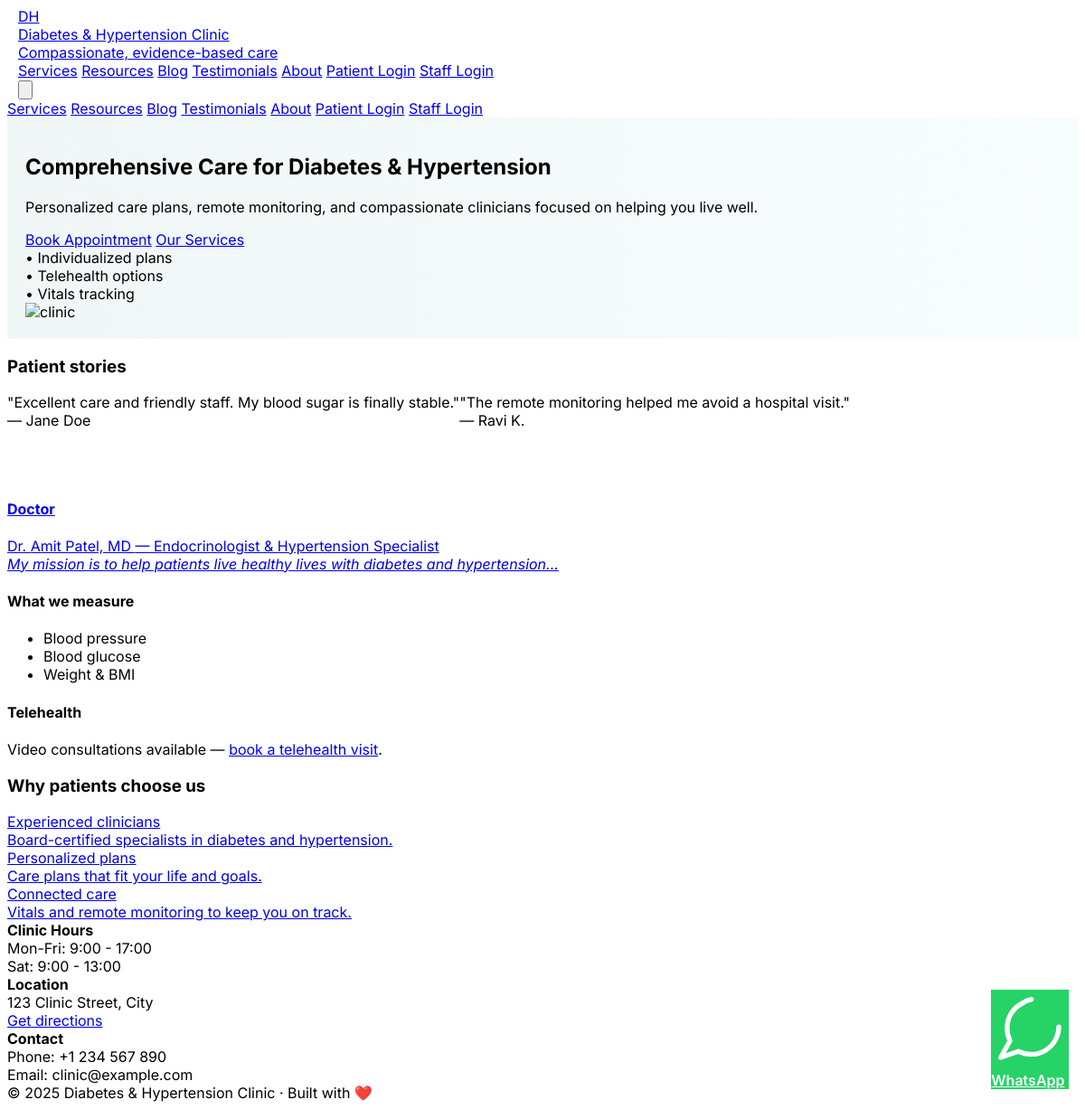
The page / on the database its author committed.
### clinic_website/clinic_app.py (models this page shows)
class Testimonial(db.Model):
    id = db.Column(db.Integer, primary_key=True)
    author = db.Column(db.String(120))
    text = db.Column(db.String(600))
    featured = db.Column(db.Boolean, default=False)
    created_at = db.Column(db.DateTime, default=datetime.utcnow)

### clinic_website/clinic_app.py (the view)
@app.route('/')
def home():
  try:
    t = Testimonial.query.filter_by(featured=True).order_by(Testimonial.created_at.desc()).limit(5).all()
    if not t:
      t = Testimonial.query.order_by(Testimonial.created_at.desc()).limit(5).all()
  except Exception:
    t = Testimonial.query.order_by(Testimonial.created_at.desc()).limit(5).all()
  return render_template('home.html', title='Home', testimonials=t)

### clinic_website/clinic_app.py (called while the page is built)
@app.context_processor
def inject_common():
  phone = os.environ.get('CLINIC_PHONE', '+1234567890')
  wa_num = os.environ.get('CLINIC_WHATSAPP', phone)
  wa_clean = ''.join([c for c in wa_num if c.isdigit()])
  return {
    'now': datetime.utcnow(),
    'doctor_name': os.environ.get('DOCTOR_NAME', 'Amit Patel, MD'),
    'doctor_bio': os.environ.get('DOCTOR_BIO', 'My mission is to help patients live healthy lives with diabetes and hypertension...'),
    'doctor_title': os.environ.get('DOCTOR_TITLE', 'Endocrinologist & Hypertension Specialist'),
    'clinic_phone': phone,
    'clinic_whatsapp': wa_clean,
    'clinic_email': os.environ.get('CLINIC_EMAIL', 'clinic@example.com')
  }

### clinic_website/templates/home.html
{% extends 'base.html' %}
{% block content %}
  <section class="hero-gradient rounded-lg p-8 mt-6 grid md:grid-cols-2 gap-6 items-center">
    <div class="space-y-4">
      <h1 class="text-4xl md:text-5xl font-extrabold">Comprehensive Care for Diabetes & Hypertension</h1>
      <p class="text-lg text-gray-700 max-w-xl">Personalized care plans, remote monitoring, and compassionate clinicians focused on helping you live well.</p>
      <div class="mt-6 flex gap-3">
        <a href="/book" class="inline-flex items-center gap-2 px-5 py-3 bg-[color:var(--primary)] text-white rounded-lg shadow hover:scale-[1.01] transition">Book Appointment</a>
        <a href="/services" class="inline-flex items-center gap-2 px-5 py-3 border rounded-lg text-gray-700 hover:bg-gray-50">Our Services</a>
      </div>
      <div class="mt-6 flex gap-3 text-sm text-gray-500">
        <div class="flex items-center gap-2"><span class="font-semibold">•</span> Individualized plans</div>
        <div class="flex items-center gap-2"><span class="font-semibold">•</span> Telehealth options</div>
        <div class="flex items-center gap-2"><span class="font-semibold">•</span> Vitals tracking</div>
      </div>
    </div>
    <div class="rounded overflow-hidden shadow-lg">
      <img src="https://images.unsplash.com/photo-1542744173-05336fcc7ad4?q=80&w=1400&auto=format&fit=crop&ixlib=rb-4.0.3&s=example" alt="clinic" class="w-full h-full object-cover" />
    </div>
  </section>
  <section class="mt-8">
    <div id="home-testimonials" class="bg-white rounded-2xl p-6 shadow">
      <h3 class="text-xl font-semibold">Patient stories</h3>
      <div class="mt-4 testimonials-wrapper overflow-hidden">
        <div class="testimonial-track flex gap-4 transition-transform duration-500">
          {% for t in testimonials %}
            <div class="testimonial-item flex-shrink-0 w-full sm:w-3/4 lg:w-1/3 bg-white rounded-xl shadow p-4">
              <div class="italic text-gray-700 text-lg">"{{ t.text }}"</div>
              <div class="mt-3 text-sm font-semibold">— {{ t.author }}</div>
            </div>
          {% else %}
            <div class="testimonial-item p-4">No testimonials yet.</div>
          {% endfor %}
        </div>
      </div>
    </div>
  </section>
  <section class="mt-10 grid md:grid-cols-3 gap-6">
    <a href="/about" class="block bg-white rounded-xl shadow p-6 hover:shadow-lg transition no-underline">
      <h4 class="font-semibold">Doctor</h4>
      <div class="mt-3 text-sm text-gray-700">Dr. {{ doctor_name }} — {{ doctor_title }}<br/><em class="text-xs text-gray-500">{{ doctor_bio }}</em></div>
    </a>
    <div class="bg-white rounded-xl shadow p-6 hover:shadow-lg transition">
      <h4 class="font-semibold">What we measure</h4>
      <ul class="text-sm text-gray-700 list-disc list-inside mt-2"><li>Blood pressure</li><li>Blood glucose</li><li>Weight & BMI</li></ul>
    </div>
    <div class="bg-white rounded-xl shadow p-6 hover:shadow-lg transition">
      <h4 class="font-semibold">Telehealth</h4>
      <div class="mt-2 text-sm text-gray-700">Video consultations available — <a href="/telehealth" class="underline text-blue-600">book a telehealth visit</a>.</div>
    </div>
  </section>
  <section class="mt-10">
    <div class="bg-white rounded-xl p-6 shadow">
      <h3 class="text-xl font-semibold">Why patients choose us</h3>
      <div class="mt-4 grid md:grid-cols-3 gap-4">
        <a href="/testimonials" class="block p-4 bg-white rounded-xl shadow hover:shadow-lg transition no-underline">
          <div class="font-bold">Experienced clinicians</div>
          <div class="text-sm text-gray-600">Board-certified specialists in diabetes and hypertension.</div>
        </a>
        <a href="/testimonials" class="block p-4 bg-white rounded-xl shadow hover:shadow-lg transition no-underline">
          <div class="font-bold">Personalized plans</div>
          <div class="text-sm text-gray-600">Care plans that fit your life and goals.</div>
        </a>
        <a href="/testimonials" class="block p-4 bg-white rounded-xl shadow hover:shadow-lg transition no-underline">
          <div class="font-bold">Connected care</div>
          <div class="text-sm text-gray-600">Vitals and remote monitoring to keep you on track.</div>
        </a>
      </div>
    </div>
  </section>
{% endblock %}

### clinic_website/static/css/styles.css (style rules this page uses)
:root { --primary:#0f766e; --accent:#0ea5a3; }
body { font-family:Inter,ui-sans-serif,system-ui,-apple-system,'Segoe UI',Roboto,'Helvetica Neue',Arial }
.hero-gradient { background:linear-gradient(90deg,rgba(15,118,110,0.06),rgba(14,165,233,0.03));padding:1.25rem }
html { -webkit-font-smoothing:antialiased; -moz-osx-font-smoothing:grayscale }
.bg-white.rounded-xl { border-radius:12px }
.bg-white.rounded-2xl { border-radius:16px }
.testimonials-wrapper { min-height:96px;position:relative }
.testimonial-item { display:block }
.testimonial-track { display:flex;align-items:stretch }
.testimonial-item { min-width:100% }
@media (min-width:640px) { .testimonial-item { min-width:50% } }
@media (min-width:1024px) { .testimonial-item { min-width:33.3333% } }

### rows shown on the page
Testimonial: text "Excellent care and friendly staff. My blood sugar is finally stable.", author "Jane Doe"
Testimonial: text "The remote monitoring helped me avoid a hospital visit.", author "Ravi K."

### other values the page prints
{{ doctor_name }} "Amit Patel, MD"
{{ doctor_title }} "Endocrinologist & Hypertension Specialist"
{{ doctor_bio }} "My mission is to help patients live healthy lives with diabetes and hypertension..."
